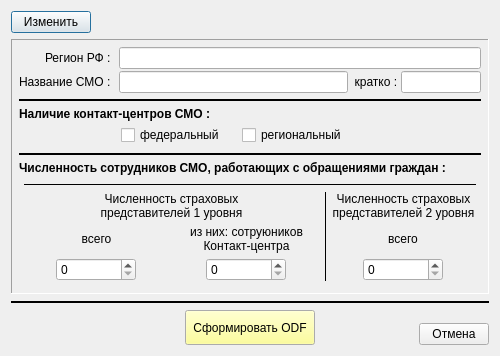
<?xml version="1.0" encoding="UTF-8"?>
<ui version="4.0">
 <class>print_monitoring_wnd</class>
 <widget class="QDialog" name="print_monitoring_wnd">
  <property name="geometry">
   <rect>
    <x>0</x>
    <y>0</y>
    <width>500</width>
    <height>356</height>
   </rect>
  </property>
  <property name="minimumSize">
   <size>
    <width>500</width>
    <height>0</height>
   </size>
  </property>
  <property name="windowTitle">
   <string>Печать заявления о выборе СМО</string>
  </property>
  <layout class="QVBoxLayout" name="verticalLayout_2" stretch="0,1,1,0,0">
   <item>
    <layout class="QHBoxLayout" name="horizontalLayout_3" stretch="0,0">
     <property name="spacing">
      <number>2</number>
     </property>
     <item>
      <widget class="QPushButton" name="bn_edit">
       <property name="text">
        <string>Изменить</string>
       </property>
       <property name="checkable">
        <bool>true</bool>
       </property>
      </widget>
     </item>
     <item>
      <spacer name="horizontalSpacer_7">
       <property name="orientation">
        <enum>Qt::Horizontal</enum>
       </property>
       <property name="sizeHint" stdset="0">
        <size>
         <width>40</width>
         <height>20</height>
        </size>
       </property>
      </spacer>
     </item>
    </layout>
   </item>
   <item>
    <widget class="QFrame" name="frame">
     <property name="enabled">
      <bool>true</bool>
     </property>
     <property name="frameShape">
      <enum>QFrame::Panel</enum>
     </property>
     <property name="frameShadow">
      <enum>QFrame::Sunken</enum>
     </property>
     <layout class="QVBoxLayout" name="verticalLayout">
      <property name="spacing">
       <number>5</number>
      </property>
      <property name="leftMargin">
       <number>5</number>
      </property>
      <property name="topMargin">
       <number>5</number>
      </property>
      <property name="rightMargin">
       <number>5</number>
      </property>
      <property name="bottomMargin">
       <number>5</number>
      </property>
      <item>
       <layout class="QFormLayout" name="formLayout">
        <property name="fieldGrowthPolicy">
         <enum>QFormLayout::AllNonFixedFieldsGrow</enum>
        </property>
        <property name="labelAlignment">
         <set>Qt::AlignRight|Qt::AlignTrailing|Qt::AlignVCenter</set>
        </property>
        <property name="verticalSpacing">
         <number>2</number>
        </property>
        <property name="leftMargin">
         <number>2</number>
        </property>
        <property name="topMargin">
         <number>2</number>
        </property>
        <property name="rightMargin">
         <number>2</number>
        </property>
        <property name="bottomMargin">
         <number>2</number>
        </property>
        <item row="0" column="0">
         <widget class="QLabel" name="label">
          <property name="text">
           <string>Регион РФ : </string>
          </property>
         </widget>
        </item>
        <item row="0" column="1">
         <widget class="QLineEdit" name="ln_subj_rf"/>
        </item>
        <item row="1" column="0">
         <widget class="QLabel" name="label_2">
          <property name="text">
           <string>Название СМО : </string>
          </property>
         </widget>
        </item>
        <item row="2" column="0" colspan="2">
         <widget class="Line" name="line_2">
          <property name="minimumSize">
           <size>
            <width>0</width>
            <height>10</height>
           </size>
          </property>
          <property name="frameShadow">
           <enum>QFrame::Plain</enum>
          </property>
          <property name="lineWidth">
           <number>2</number>
          </property>
          <property name="orientation">
           <enum>Qt::Horizontal</enum>
          </property>
         </widget>
        </item>
        <item row="3" column="0" colspan="2">
         <widget class="QLabel" name="label_3">
          <property name="font">
           <font>
            <weight>75</weight>
            <bold>true</bold>
           </font>
          </property>
          <property name="text">
           <string>Наличие контакт-центров СМО :</string>
          </property>
         </widget>
        </item>
        <item row="4" column="1">
         <layout class="QHBoxLayout" name="horizontalLayout_2">
          <property name="leftMargin">
           <number>2</number>
          </property>
          <property name="topMargin">
           <number>2</number>
          </property>
          <property name="rightMargin">
           <number>2</number>
          </property>
          <property name="bottomMargin">
           <number>2</number>
          </property>
          <item>
           <widget class="QCheckBox" name="ch_federal_cc">
            <property name="text">
             <string>федеральный     </string>
            </property>
           </widget>
          </item>
          <item>
           <widget class="QCheckBox" name="ch_regional_cc">
            <property name="text">
             <string>региональный     </string>
            </property>
           </widget>
          </item>
          <item>
           <spacer name="horizontalSpacer_3">
            <property name="orientation">
             <enum>Qt::Horizontal</enum>
            </property>
            <property name="sizeHint" stdset="0">
             <size>
              <width>40</width>
              <height>20</height>
             </size>
            </property>
           </spacer>
          </item>
         </layout>
        </item>
        <item row="5" column="0" colspan="2">
         <widget class="Line" name="line_3">
          <property name="minimumSize">
           <size>
            <width>0</width>
            <height>10</height>
           </size>
          </property>
          <property name="frameShadow">
           <enum>QFrame::Plain</enum>
          </property>
          <property name="lineWidth">
           <number>2</number>
          </property>
          <property name="orientation">
           <enum>Qt::Horizontal</enum>
          </property>
         </widget>
        </item>
        <item row="6" column="0" colspan="2">
         <widget class="QLabel" name="label_4">
          <property name="font">
           <font>
            <weight>75</weight>
            <bold>true</bold>
           </font>
          </property>
          <property name="text">
           <string>Численность сотрудников СМО, работающих с обращениями граждан :</string>
          </property>
         </widget>
        </item>
        <item row="7" column="0" colspan="2">
         <layout class="QGridLayout" name="gridLayout">
          <property name="leftMargin">
           <number>5</number>
          </property>
          <property name="topMargin">
           <number>5</number>
          </property>
          <property name="rightMargin">
           <number>5</number>
          </property>
          <property name="bottomMargin">
           <number>5</number>
          </property>
          <property name="spacing">
           <number>5</number>
          </property>
          <item row="3" column="9">
           <spacer name="horizontalSpacer_9">
            <property name="orientation">
             <enum>Qt::Horizontal</enum>
            </property>
            <property name="sizeHint" stdset="0">
             <size>
              <width>40</width>
              <height>20</height>
             </size>
            </property>
           </spacer>
          </item>
          <item row="2" column="8">
           <widget class="QLabel" name="label_9">
            <property name="text">
             <string>всего</string>
            </property>
            <property name="alignment">
             <set>Qt::AlignCenter</set>
            </property>
           </widget>
          </item>
          <item row="3" column="5">
           <spacer name="horizontalSpacer_8">
            <property name="orientation">
             <enum>Qt::Horizontal</enum>
            </property>
            <property name="sizeHint" stdset="0">
             <size>
              <width>40</width>
              <height>20</height>
             </size>
            </property>
           </spacer>
          </item>
          <item row="3" column="3">
           <spacer name="horizontalSpacer_5">
            <property name="orientation">
             <enum>Qt::Horizontal</enum>
            </property>
            <property name="sizeHint" stdset="0">
             <size>
              <width>40</width>
              <height>20</height>
             </size>
            </property>
           </spacer>
          </item>
          <item row="3" column="8">
           <widget class="QSpinBox" name="spin_w2">
            <property name="minimumSize">
             <size>
              <width>80</width>
              <height>0</height>
             </size>
            </property>
            <property name="maximumSize">
             <size>
              <width>80</width>
              <height>16777215</height>
             </size>
            </property>
           </widget>
          </item>
          <item row="3" column="4">
           <widget class="QSpinBox" name="spin_w1_cc">
            <property name="minimumSize">
             <size>
              <width>80</width>
              <height>0</height>
             </size>
            </property>
            <property name="maximumSize">
             <size>
              <width>80</width>
              <height>16777215</height>
             </size>
            </property>
           </widget>
          </item>
          <item row="2" column="3" colspan="3">
           <widget class="QLabel" name="label_10">
            <property name="text">
             <string>из них: сотруюников 
Контакт-центра</string>
            </property>
            <property name="alignment">
             <set>Qt::AlignCenter</set>
            </property>
           </widget>
          </item>
          <item row="3" column="1">
           <widget class="QSpinBox" name="spin_w1">
            <property name="minimumSize">
             <size>
              <width>80</width>
              <height>0</height>
             </size>
            </property>
            <property name="maximumSize">
             <size>
              <width>80</width>
              <height>16777215</height>
             </size>
            </property>
           </widget>
          </item>
          <item row="3" column="7">
           <spacer name="horizontalSpacer_6">
            <property name="orientation">
             <enum>Qt::Horizontal</enum>
            </property>
            <property name="sizeHint" stdset="0">
             <size>
              <width>40</width>
              <height>20</height>
             </size>
            </property>
           </spacer>
          </item>
          <item row="2" column="0" colspan="3">
           <widget class="QLabel" name="label_8">
            <property name="text">
             <string>всего</string>
            </property>
            <property name="alignment">
             <set>Qt::AlignCenter</set>
            </property>
           </widget>
          </item>
          <item row="1" column="6" rowspan="3">
           <widget class="Line" name="line_6">
            <property name="minimumSize">
             <size>
              <width>2</width>
              <height>0</height>
             </size>
            </property>
            <property name="frameShadow">
             <enum>QFrame::Plain</enum>
            </property>
            <property name="orientation">
             <enum>Qt::Vertical</enum>
            </property>
           </widget>
          </item>
          <item row="1" column="7" colspan="3">
           <widget class="QLabel" name="label_6">
            <property name="text">
             <string>Численность страховых 
представителей 2 уровня</string>
            </property>
            <property name="alignment">
             <set>Qt::AlignCenter</set>
            </property>
           </widget>
          </item>
          <item row="1" column="0" colspan="6">
           <widget class="QLabel" name="label_5">
            <property name="text">
             <string>Численность страховых 
представителей 1 уровня</string>
            </property>
            <property name="alignment">
             <set>Qt::AlignCenter</set>
            </property>
           </widget>
          </item>
          <item row="0" column="0" colspan="10">
           <widget class="Line" name="line_4">
            <property name="minimumSize">
             <size>
              <width>2</width>
              <height>5</height>
             </size>
            </property>
            <property name="frameShadow">
             <enum>QFrame::Plain</enum>
            </property>
            <property name="lineWidth">
             <number>1</number>
            </property>
            <property name="orientation">
             <enum>Qt::Horizontal</enum>
            </property>
           </widget>
          </item>
          <item row="3" column="2">
           <spacer name="horizontalSpacer_4">
            <property name="orientation">
             <enum>Qt::Horizontal</enum>
            </property>
            <property name="sizeHint" stdset="0">
             <size>
              <width>40</width>
              <height>20</height>
             </size>
            </property>
           </spacer>
          </item>
          <item row="3" column="0">
           <spacer name="horizontalSpacer_10">
            <property name="orientation">
             <enum>Qt::Horizontal</enum>
            </property>
            <property name="sizeHint" stdset="0">
             <size>
              <width>40</width>
              <height>20</height>
             </size>
            </property>
           </spacer>
          </item>
         </layout>
        </item>
        <item row="1" column="1">
         <layout class="QHBoxLayout" name="horizontalLayout_4">
          <item>
           <widget class="QLineEdit" name="ln_smo_name"/>
          </item>
          <item>
           <widget class="QLabel" name="label_7">
            <property name="text">
             <string>  кратко : </string>
            </property>
           </widget>
          </item>
          <item>
           <widget class="QLineEdit" name="ln_smo_short">
            <property name="maximumSize">
             <size>
              <width>80</width>
              <height>16777215</height>
             </size>
            </property>
           </widget>
          </item>
         </layout>
        </item>
       </layout>
      </item>
     </layout>
    </widget>
   </item>
   <item>
    <spacer name="verticalSpacer">
     <property name="orientation">
      <enum>Qt::Vertical</enum>
     </property>
     <property name="sizeHint" stdset="0">
      <size>
       <width>20</width>
       <height>40</height>
      </size>
     </property>
    </spacer>
   </item>
   <item>
    <widget class="Line" name="line">
     <property name="frameShadow">
      <enum>QFrame::Plain</enum>
     </property>
     <property name="lineWidth">
      <number>2</number>
     </property>
     <property name="orientation">
      <enum>Qt::Horizontal</enum>
     </property>
    </widget>
   </item>
   <item>
    <layout class="QHBoxLayout" name="horizontalLayout">
     <item>
      <widget class="QFrame" name="frame">
       <property name="minimumSize">
        <size>
         <width>70</width>
         <height>0</height>
        </size>
       </property>
       <property name="maximumSize">
        <size>
         <width>70</width>
         <height>16777215</height>
        </size>
       </property>
       <property name="frameShape">
        <enum>QFrame::NoFrame</enum>
       </property>
       <property name="frameShadow">
        <enum>QFrame::Plain</enum>
       </property>
      </widget>
     </item>
     <item>
      <spacer name="horizontalSpacer_2">
       <property name="orientation">
        <enum>Qt::Horizontal</enum>
       </property>
       <property name="sizeHint" stdset="0">
        <size>
         <width>40</width>
         <height>20</height>
        </size>
       </property>
      </spacer>
     </item>
     <item>
      <widget class="QPushButton" name="bn_print">
       <property name="minimumSize">
        <size>
         <width>130</width>
         <height>35</height>
        </size>
       </property>
       <property name="palette">
        <palette>
         <active>
          <colorrole role="Button">
           <brush brushstyle="SolidPattern">
            <color alpha="255">
             <red>255</red>
             <green>255</green>
             <blue>127</blue>
            </color>
           </brush>
          </colorrole>
         </active>
         <inactive>
          <colorrole role="Button">
           <brush brushstyle="SolidPattern">
            <color alpha="255">
             <red>255</red>
             <green>255</green>
             <blue>127</blue>
            </color>
           </brush>
          </colorrole>
         </inactive>
         <disabled>
          <colorrole role="Button">
           <brush brushstyle="SolidPattern">
            <color alpha="255">
             <red>255</red>
             <green>255</green>
             <blue>127</blue>
            </color>
           </brush>
          </colorrole>
         </disabled>
        </palette>
       </property>
       <property name="text">
        <string>Сформировать ODF</string>
       </property>
      </widget>
     </item>
     <item>
      <spacer name="horizontalSpacer">
       <property name="orientation">
        <enum>Qt::Horizontal</enum>
       </property>
       <property name="sizeHint" stdset="0">
        <size>
         <width>40</width>
         <height>20</height>
        </size>
       </property>
      </spacer>
     </item>
     <item>
      <layout class="QVBoxLayout" name="verticalLayout_3">
       <property name="spacing">
        <number>0</number>
       </property>
       <property name="leftMargin">
        <number>0</number>
       </property>
       <property name="topMargin">
        <number>0</number>
       </property>
       <property name="rightMargin">
        <number>0</number>
       </property>
       <property name="bottomMargin">
        <number>0</number>
       </property>
       <item>
        <spacer name="verticalSpacer_2">
         <property name="orientation">
          <enum>Qt::Vertical</enum>
         </property>
         <property name="sizeHint" stdset="0">
          <size>
           <width>5</width>
           <height>5</height>
          </size>
         </property>
        </spacer>
       </item>
       <item>
        <widget class="QPushButton" name="bn_cansel">
         <property name="minimumSize">
          <size>
           <width>70</width>
           <height>0</height>
          </size>
         </property>
         <property name="maximumSize">
          <size>
           <width>70</width>
           <height>16777215</height>
          </size>
         </property>
         <property name="text">
          <string>Отмена</string>
         </property>
        </widget>
       </item>
      </layout>
     </item>
    </layout>
   </item>
  </layout>
 </widget>
 <resources/>
 <connections/>
</ui>
